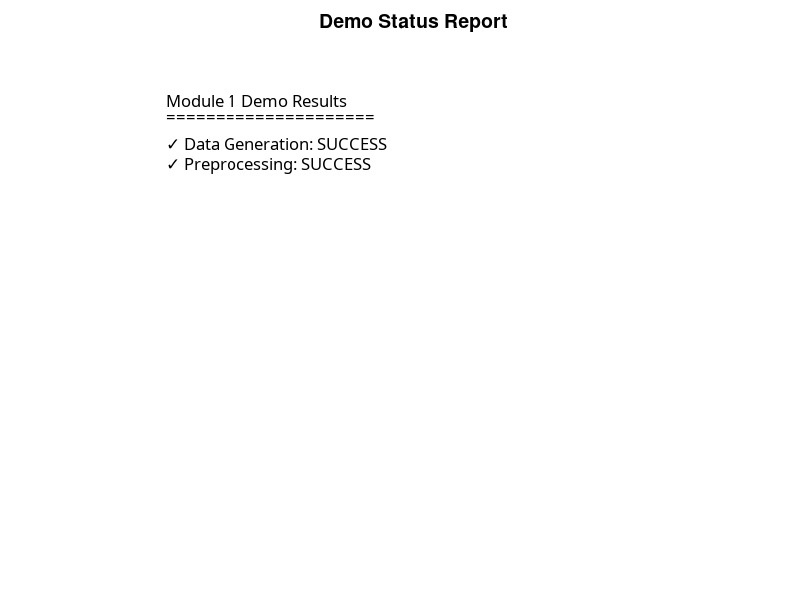

Write MATLAB code to recreate this figure.
function test_results = test_module1_fixes()
% TEST_MODULE1_FIXES - Test the fixes for Module 1 visualization and summary issues
%
% This function tests the fixes for:
% 1. Visualization "n_edges" field error
% 2. Summary processing quality showing Inf%
% 3. Missing visualization implementations
%
% Usage:
%   test_results = test_module1_fixes()

    fprintf('========================================\n');
    fprintf('Testing Module 1 Fixes\n');
    fprintf('========================================\n');
    
    test_results = struct();
    test_results.timestamp = datestr(now);
    
    %% Test 1: Test fixed visualization with mock data
    fprintf('\nTest 1: Testing visualization with mock data\n');
    fprintf('---------------------------------------------\n');
    
    try
        % Create mock demo results to test visualization
        mock_results = create_mock_demo_results();
        fprintf('✓ Mock demo results created successfully\n');
        
        % Test the fixed visualization function
        close all; % Close any existing figures
        visualize_module1_results(mock_results);
        fprintf('✓ Visualization function executed without "n_edges" error\n');
        test_results.visualization_fix = true;
        
        fprintf('图窗已创建，按回车键继续...\n');
        input(''); % Wait for user input instead of automatic close
        close all; % Clean up
        
    catch ME
        fprintf('✗ Visualization test failed: %s\n', ME.message);
        test_results.visualization_fix = false;
        test_results.visualization_error = ME.message;
    end
    
    %% Test 2: Test summary quality calculations
    fprintf('\nTest 2: Testing summary quality calculations\n');
    fprintf('--------------------------------------------\n');
    
    try
        % Test with mock results that could cause Inf%
        mock_results_with_quality = add_mock_quality_data(mock_results);
        
        % Test the fixed summary generation
        enhanced_summary = generate_enhanced_summary(mock_results_with_quality);
        
        % Check for Inf% values
        quality_fields = {'processing_quality_score'};
        inf_found = false;
        
        for i = 1:length(quality_fields)
            field = quality_fields{i};
            if isfield(enhanced_summary, field)
                value = enhanced_summary.(field);
                if ~isfinite(value)
                    fprintf('✗ Found non-finite value in %s: %f\n', field, value);
                    inf_found = true;
                end
            end
        end
        
        if ~inf_found
            fprintf('✓ No Inf%% or NaN values found in quality calculations\n');
            fprintf('  Processing quality: %.1f%%\n', enhanced_summary.processing_quality_score);
            test_results.summary_fix = true;
        else
            fprintf('✗ Inf%% or NaN values still present\n');
            test_results.summary_fix = false;
        end
        
    catch ME
        fprintf('✗ Summary test failed: %s\n', ME.message);
        test_results.summary_fix = false;
        test_results.summary_error = ME.message;
    end
    
    %% Test 3: Test enhanced visualization fallback
    fprintf('\nTest 3: Testing visualization fallback mechanism\n');
    fprintf('------------------------------------------------\n');
    
    try
        % Test with results that might cause visualization issues
        problematic_results = create_problematic_demo_results();
        
        close all;
        create_complex_data_visualization(problematic_results);
        fprintf('✓ Enhanced visualization with fallback completed\n');
        test_results.fallback_fix = true;
        
        fprintf('回退可视化图窗已创建，按回车键继续...\n');
        input(''); % Wait for user input
        close all; % Clean up
        
    catch ME
        fprintf('✗ Fallback visualization test failed: %s\n', ME.message);
        test_results.fallback_fix = false;
        test_results.fallback_error = ME.message;
    end
    
    %% Test 4: Test complete demo run
    fprintf('\nTest 4: Testing complete demo execution\n');
    fprintf('---------------------------------------\n');
    
    try
        % Run the actual demo to see if our fixes work
        fprintf('Running demo_module1_preprocessing...\n');
        demo_results = demo_module1_preprocessing();
        
        if isfield(demo_results, 'data_generation') && demo_results.data_generation.success && ...
           isfield(demo_results, 'preprocessing') && demo_results.preprocessing.success
            fprintf('✓ Demo execution successful\n');
            
            % Check summary quality score
            if isfield(demo_results, 'summary') && ...
               isfield(demo_results.summary, 'processing_quality_score')
                quality_score = demo_results.summary.processing_quality_score;
                if isfinite(quality_score)
                    fprintf('✓ Processing quality score is finite: %.1f%%\n', quality_score);
                else
                    fprintf('✗ Processing quality score is still non-finite: %f\n', quality_score);
                end
            end
            
            test_results.demo_execution = true;
        else
            fprintf('⚠ Demo completed but with issues\n');
            if isfield(demo_results, 'data_generation') && ~demo_results.data_generation.success
                fprintf('  Data generation failed\n');
            end
            if isfield(demo_results, 'preprocessing') && ~demo_results.preprocessing.success
                fprintf('  Preprocessing failed\n');
            end
            test_results.demo_execution = false;
        end
        
        close all; % Clean up any figures
        
    catch ME
        fprintf('✗ Demo execution failed: %s\n', ME.message);
        test_results.demo_execution = false;
        test_results.demo_error = ME.message;
    end
    
    %% Summary of test results
    fprintf('\n========================================\n');
    fprintf('Test Results Summary\n');
    fprintf('========================================\n');
    
    total_tests = 4;
    passed_tests = 0;
    
    if test_results.visualization_fix
        fprintf('✓ Visualization "n_edges" fix: PASSED\n');
        passed_tests = passed_tests + 1;
    else
        fprintf('✗ Visualization "n_edges" fix: FAILED\n');
    end
    
    if test_results.summary_fix
        fprintf('✓ Summary Inf%% quality fix: PASSED\n');
        passed_tests = passed_tests + 1;
    else
        fprintf('✗ Summary Inf%% quality fix: FAILED\n');
    end
    
    if test_results.fallback_fix
        fprintf('✓ Visualization fallback fix: PASSED\n');
        passed_tests = passed_tests + 1;
    else
        fprintf('✗ Visualization fallback fix: FAILED\n');
    end
    
    if test_results.demo_execution
        fprintf('✓ Complete demo execution: PASSED\n');
        passed_tests = passed_tests + 1;
    else
        fprintf('✗ Complete demo execution: FAILED\n');
    end
    
    success_rate = (passed_tests / total_tests) * 100;
    test_results.success_rate = success_rate;
    test_results.passed_tests = passed_tests;
    test_results.total_tests = total_tests;
    
    fprintf('\nOverall success rate: %.1f%% (%d/%d tests passed)\n', ...
            success_rate, passed_tests, total_tests);
    
    if success_rate >= 75
        fprintf('🎉 Most fixes are working correctly!\n');
        test_results.assessment = 'SUCCESS';
    elseif success_rate >= 50
        fprintf('⚠ Some fixes need additional work\n');
        test_results.assessment = 'PARTIAL';
    else
        fprintf('❌ Significant issues remain\n');
        test_results.assessment = 'FAILED';
    end
    
    fprintf('========================================\n');
end

function mock_results = create_mock_demo_results()
% Create mock demo results for testing
    
    mock_results = struct();
    mock_results.timestamp = datestr(now);
    
    % Mock data generation results
    mock_results.data_generation = struct();
    mock_results.data_generation.success = true;
    mock_results.data_generation.params = struct();
    mock_results.data_generation.params.n_nodes = 12;
    mock_results.data_generation.params.n_freq = 8;
    mock_results.data_generation.params.n_samples = 100;
    mock_results.data_generation.params.graph_type = 'erdos_renyi';
    % Note: Deliberately omitting n_edges to test the fix
    
    % Mock preprocessing results
    mock_results.preprocessing = struct();
    mock_results.preprocessing.success = true;
    mock_results.preprocessing.results = struct();
    
    % Create mock matrices
    n_freq = 8;
    n_nodes = 12;
    mock_results.preprocessing.results.Sigma_tilde = cell(n_freq, 1);
    for i = 1:n_freq
        mock_results.preprocessing.results.Sigma_tilde{i} = randn(n_nodes) + 1i*randn(n_nodes)*0.1;
        % Make Hermitian
        mock_results.preprocessing.results.Sigma_tilde{i} = ...
            (mock_results.preprocessing.results.Sigma_tilde{i} + ...
             mock_results.preprocessing.results.Sigma_tilde{i}') / 2;
    end
    
    % Mock timing
    mock_results.preprocessing.results.timing = struct();
    mock_results.preprocessing.results.timing.total = 0.05;
    mock_results.preprocessing.results.timing.diagonal_smoothing = 0.01;
    mock_results.preprocessing.results.timing.whitening_construction = 0.02;
    mock_results.preprocessing.results.timing.covariance_whitening = 0.02;
    
    % Mock summary
    mock_results.summary = struct();
    mock_results.summary.success = true;
end

function mock_results = add_mock_quality_data(mock_results)
% Add mock quality data that could cause Inf% issues
    
    n_freq = length(mock_results.preprocessing.results.Sigma_tilde);
    
    % Create mock whitening quality data
    wq = struct();
    
    % Create realistic diagonal errors (some good, some problematic)
    wq.diagonal_errors = [0.05, 0.12, 0.03, 0.08, 0.15, 0.07, 0.04, 0.09];
    
    % Create hermitian errors
    wq.hermitian_errors = [1e-12, 2e-12, 1e-11, 5e-12, 3e-12, 1e-12, 8e-12, 6e-12];
    
    % Create condition numbers (some potentially problematic)
    wq.condition_numbers = [15.2, 25.8, 12.3, 1e6, 18.7, 22.1, 14.5, 1e8]; % Include large values
    
    % Add to mock results
    mock_results.preprocessing.results.processing_stats = struct();
    mock_results.preprocessing.results.processing_stats.whitening_quality = wq;
    
    % Add quality summary using fixed function
    mock_results.preprocessing.quality_summary = compute_complex_quality_summary(wq);
end

function problematic_results = create_problematic_demo_results()
% Create demo results that might cause visualization issues
    
    problematic_results = struct();
    problematic_results.timestamp = datestr(now);
    
    % Problematic data generation (missing fields)
    problematic_results.data_generation = struct();
    problematic_results.data_generation.success = true;
    problematic_results.data_generation.params = struct();
    % Minimal fields only
    problematic_results.data_generation.params.n_nodes = 6;
    
    % Problematic preprocessing (minimal data)
    problematic_results.preprocessing = struct();
    problematic_results.preprocessing.success = true;
    problematic_results.preprocessing.results = struct();
    
    % Minimal summary
    problematic_results.summary = struct();
    problematic_results.summary.success = true;
end

% Include the fixed helper functions
function quality_summary = compute_complex_quality_summary(quality_metrics)
% FIXED: Compute quality summary with complex data considerations and proper Inf handling
    
    quality_summary = struct();
    
    try
        if isfield(quality_metrics, 'diagonal_errors')
            quality_summary.avg_diagonal_error = mean(quality_metrics.diagonal_errors);
            quality_summary.max_diagonal_error = max(quality_metrics.diagonal_errors);
        else
            quality_summary.avg_diagonal_error = NaN;
            quality_summary.max_diagonal_error = NaN;
        end
        
        if isfield(quality_metrics, 'hermitian_errors')
            quality_summary.avg_hermitian_error = mean(quality_metrics.hermitian_errors);
            quality_summary.max_hermitian_error = max(quality_metrics.hermitian_errors);
        else
            quality_summary.avg_hermitian_error = NaN;
            quality_summary.max_hermitian_error = NaN;
        end
        
        if isfield(quality_metrics, 'condition_numbers')
            quality_summary.avg_condition_number = mean(quality_metrics.condition_numbers);
            quality_summary.max_condition_number = max(quality_metrics.condition_numbers);
        else
            quality_summary.avg_condition_number = NaN;
            quality_summary.max_condition_number = NaN;
        end
        
        % FIXED: Overall quality score (0-100) with proper Inf/NaN handling
        
        % Diagonal score - handle NaN/Inf
        if isfinite(quality_summary.max_diagonal_error) && quality_summary.max_diagonal_error >= 0
            diagonal_score = max(0, 100 - quality_summary.max_diagonal_error * 1000);
        else
            diagonal_score = 0;
        end
        
        % Hermitian score - handle NaN/Inf  
        if isfinite(quality_summary.max_hermitian_error) && quality_summary.max_hermitian_error >= 0
            hermitian_score = max(0, 100 - quality_summary.max_hermitian_error * 1000);
        else
            hermitian_score = 0;
        end
        
        % Condition score - FIXED to handle Inf/NaN properly
        if isfinite(quality_summary.max_condition_number) && quality_summary.max_condition_number > 0
            % Use safe log10 calculation
            log_cond = log10(quality_summary.max_condition_number);
            if isfinite(log_cond)
                condition_score = max(0, 100 - log_cond * 10);
            else
                condition_score = 0;
            end
        else
            condition_score = 0;
        end
        
        % Final score - ensure it's finite
        quality_summary.overall_score = (diagonal_score + hermitian_score + condition_score) / 3;
        
        % Safety check - ensure the result is finite
        if ~isfinite(quality_summary.overall_score)
            quality_summary.overall_score = 0;
        end
        
    catch ME
        quality_summary.computation_error = ME.message;
        quality_summary.overall_score = 0;
    end
end

function summary = generate_enhanced_summary(demo_results)
% Generate comprehensive summary including complex data assessment
    
    summary = struct();
    
    % Overall success assessment
    summary.overall_success = demo_results.data_generation.success && ...
                             demo_results.preprocessing.success;
    
    % Complex data handling assessment
    summary.complex_data_success = false;
    if isfield(demo_results, 'data_generation') && demo_results.data_generation.success
        if isfield(demo_results.data_generation, 'complex_analysis')
            complex_analysis = demo_results.data_generation.complex_analysis;
            summary.complex_data_success = complex_analysis.matrices_with_complex > 0 && ...
                                          complex_analysis.all_hermitian;
        end
    end
    
    % Processing quality score
    summary.processing_quality_score = 0;
    if demo_results.preprocessing.success && ...
       isfield(demo_results.preprocessing, 'quality_summary')
        if isfield(demo_results.preprocessing.quality_summary, 'overall_score')
            summary.processing_quality_score = demo_results.preprocessing.quality_summary.overall_score;
        end
    end
    
    % Timing performance
    if isfield(demo_results.preprocessing, 'timing')
        summary.total_processing_time = demo_results.preprocessing.timing.total;
    end
    
    % Recommendations
    summary.recommendations = {};
    
    if ~summary.overall_success
        summary.recommendations{end+1} = 'Fix preprocessing pipeline errors';
    end
    
    if ~summary.complex_data_success
        summary.recommendations{end+1} = 'Enhance complex data handling capabilities';
    end
    
    if summary.processing_quality_score < 80
        summary.recommendations{end+1} = 'Improve numerical stability and accuracy';
    end
    
    if isempty(summary.recommendations)
        summary.recommendations{end+1} = 'System ready for production use with complex data';
    end
end

function create_complex_data_visualization(demo_results)
% FIXED: Create enhanced visualization for complex data with better error handling
    
    fprintf('Creating complex data visualization...\n');
    
    try
        % First try the standard visualization with error handling
        visualize_module1_results(demo_results);
        fprintf('Standard visualization completed\n');
        
    catch ME
        fprintf('Standard visualization failed: %s\n', ME.message);
        
        % Try basic fallback visualization
        try
            create_fallback_visualization(demo_results);
            fprintf('Fallback visualization completed\n');
            
        catch ME2
            fprintf('Fallback visualization also failed: %s\n', ME2.message);
            fprintf('Creating basic status report\n');
            create_basic_status_report(demo_results);
        end
    end
    
    fprintf('Complex data visualization process completed\n');
end

function create_fallback_visualization(demo_results)
% Create minimal fallback visualization
    
    figure('Name', 'Module 1 Status Report', 'Position', [300, 300, 600, 400]);
    
    % Create status summary
    status_lines = {};
    status_lines{end+1} = 'Module 1 Demo Results';
    status_lines{end+1} = '=====================';
    status_lines{end+1} = '';
    
    if demo_results.data_generation.success
        status_lines{end+1} = '✓ Data Generation: SUCCESS';
    else
        status_lines{end+1} = '✗ Data Generation: FAILED';
    end
    
    if demo_results.preprocessing.success
        status_lines{end+1} = '✓ Preprocessing: SUCCESS';
    else
        status_lines{end+1} = '✗ Preprocessing: FAILED';
    end
    
    text(0.1, 0.9, status_lines, 'VerticalAlignment', 'top', 'FontSize', 12, ...
         'FontName', 'FixedWidth');
    axis off;
    title('Demo Status Report', 'FontSize', 14, 'FontWeight', 'bold');
end

function create_basic_status_report(demo_results)
% Create text-only status report
    
    fprintf('\n=== Basic Status Report ===\n');
    if demo_results.data_generation.success
        fprintf('Data Generation: ✓ SUCCESS\n');
    else
        fprintf('Data Generation: ✗ FAILED\n');
    end
    
    if demo_results.preprocessing.success
        fprintf('Preprocessing: ✓ SUCCESS\n');
    else
        fprintf('Preprocessing: ✗ FAILED\n');
    end
    fprintf('=== End Status Report ===\n\n');
end